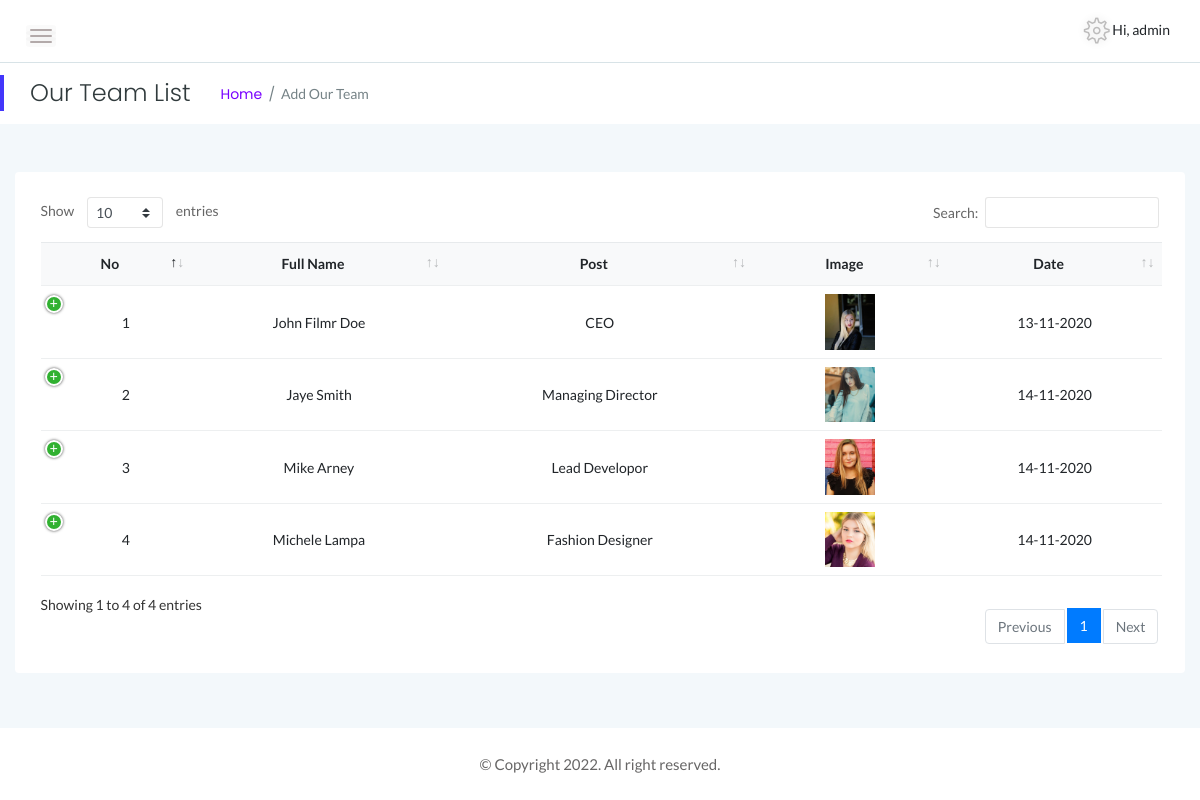
Page /admin/ourteam_view.php (signed in) on the committed database.
### tables this page shows
CREATE TABLE `ourteams` (
  `ab_id` int(50) NOT NULL,
  `ab_fnm` varchar(255) NOT NULL,
  `ab_post` varchar(255) NOT NULL,
  `ab_flink` varchar(255) NOT NULL,
  `ab_tlink` varchar(255) NOT NULL,
  `ab_inlink` varchar(255) NOT NULL,
  `ab_img` longtext NOT NULL,
  `ab_time` bigint(50) NOT NULL,
  `ab_status` int(1) NOT NULL DEFAULT 1
);

### admin/ourteam_view.php (the view, shortened to what this page needs)
<?php
        include("include/header.php");
?>
            <div class="page-title-area">
                <div class="row align-items-center">
                    <div class="col-sm-6">
                        <div class="breadcrumbs-area clearfix">
                            <h4 class="page-title pull-left">Our Team List</h4>
                            <ul class="breadcrumbs pull-left">
                                <li><a href="index.php">Home</a></li>
                                <li><span>Add Our Team</span></li>
                            </ul>
                        </div>
                    </div>
                </div>
            </div>
            <div class="main-content-inner">
                <div class="row">
                    <div class="col-12 mt-5">
                        <div class="card">
                            <div class="card-body">
                                <div class="data-tables">
                                    <table id="dataTable" class="text-center">
                                        <thead class="bg-light text-capitalize">
                                            <tr>
                                                <th>No</th>
                                                <th>Full Name</th>
                                                <th>Post</th>
                                                <th>Image</th>
                                                <th>Date</th>
                                            </tr>
                                        </thead>
                                        <tbody>
                                            <?php
                                                $q= "select * from ourteams";
                                                $res = mysqli_query($link,$q);
                                                $co = 1;
                                                while($row = mysqli_fetch_assoc($res))
                                                {
                                                    echo '<tr>
                                                            <td>'.$co.'</td>
                                                            <td>'.$row['ab_fnm'].'</td>
                                                            <td>'.$row['ab_post'].'</td>
                                                            <td><img src="../upload/ourteam/'.$row['ab_img'].'" width="50"></td>
                                                            <td>'.date('d-m-Y',$row['ab_time']).'</td>
                                                            <td>
                                                                <a href="ourteam_edit.php?id='.$row['ab_id'].'" class="btn btn-success btn-xs">Edit</a>
                                                                <a href="ourteam_delete.php?id='.$row['ab_id'].'" class="btn btn-danger btn-xs"
                                                                onclick="return confirm(\'Do you have really Delete this item?\');">Delete</a>
                                                            </td>
                                                        </tr>';
                                                        $co++;
                                                }
                                            ?>
                                        </tbody>
                                    </table>
                                </div>
                            </div>
                        </div>
                    </div>
                </div>
            </div>
        </div>
 <?php
        include("include/footer.php");
 ?>

### admin/include/header.php (shortened to what this page needs)
<!doctype html>
<html class="no-js" lang="en">
<head>
    <link rel="stylesheet" href="assets/css/bootstrap.min.css">
    <link rel="stylesheet" href="assets/css/font-awesome.min.css">
    <link rel="stylesheet" href="assets/css/themify-icons.css">
    <link rel="stylesheet" href="assets/css/metisMenu.css">
    <link rel="stylesheet" href="assets/css/owl.carousel.min.css">
    <link rel="stylesheet" href="assets/css/slicknav.min.css">
    <link rel="stylesheet" type="text/css" href="assets/datatables/jquery.dataTables.css">
    <link rel="stylesheet" type="text/css" href="assets/datatables/dataTables.bootstrap4.min.css">
    <link rel="stylesheet" type="text/css" href="assets/datatables/responsive.bootstrap.min.css">
    <link rel="stylesheet" type="text/css" href="assets/datatables/responsive.jqueryui.min.css">
    <link rel="stylesheet" href="assets/css/typography.css">
    <link rel="stylesheet" href="assets/css/default-css.css">
    <link rel="stylesheet" href="assets/css/styles.css">
    <link rel="stylesheet" href="assets/css/responsive.css">
</head>
<body>
    <div class="page-container">
        <div class="main-content">
            <div class="header-area">
                <div class="row align-items-center">
                    <div class="col-md-6 col-sm-8 clearfix">
                        <div class="nav-btn pull-left">
                            <span></span>
                            <span></span>
                            <span></span>
                        </div>
                    </div>
                    <div class="col-md-6 col-sm-4 clearfix">
                        <ul class="notification-area pull-right">
                            <li class="dropdown">
                                <i class="ti-settings dropdown-toggle" data-toggle="dropdown" id="dropdownMenuLink"></i>
                                 Hi, <?php echo $_SESSION['admin']['unm']; ?>
                            </li>
                        </ul>
                    </div>
                </div>
            </div>

### admin/include/footer.php (shortened to what this page needs)
 <footer>
            <div class="footer-area">
                <p>© Copyright 2022. All right reserved.</p>
            </div>
        </footer>
    </div>
</body>
</html>

### admin/assets/css/styles.css (style rules this page uses)
.page-container { width: 100%; height: 100%; min-height: 100vh; padding-left: 280px; -webkit-transition: padding-left 0.3s ease 0s; transition: padding-left 0.3s ease 0s; }
.sbar_collapsed.page-container { padding-left: 0; }
.card { border: none; border-radius: 4px; background-color: #fff; -webkit-transition: all 0.3s ease 0s; transition: all 0.3s ease 0s; }
.card-body { padding: 25.6px; padding: 1.6rem; }
.main-content { width: 100%; background: #F3F8FB; }
.main-content-inner { padding: 0 30px 50px; }
.header-area { padding: 15px 30px; background: #fff; border-bottom: 1px solid #d8e3e7; }
.nav-btn { margin: 10px 30px 0 0; cursor: pointer; }
.nav-btn span { display: block; width: 22px; height: 2px; background: #b3aaaa; margin: 4px 0; border-radius: 15px; -webkit-transition: all 0.3s ease 0s; transition: all 0.3s ease 0s; box-shadow: 0 0 0 4px rgba(99, 96, 96, 0.03); }
.nav-btn span:nth-child(2) { opacity: 0; }
.nav-btn span:first-child { -webkit-transform: rotate(45deg)translate(5px, 5px); transform: rotate(45deg)translate(5px, 5px); }
.nav-btn span:last-child { -webkit-transform: rotate(-45deg)translate(3px, -3px); transform: rotate(-45deg)translate(3px, -3px); }
.sbar_collapsed .nav-btn span { transform: none; opacity: 1; }
.notification-area { -webkit-user-select: none; -moz-user-select: none; -ms-user-select: none; user-select: none; position: relative; z-index: 1; }
.notification-area li { display: inline-block; margin-left: 20px; cursor: pointer; -webkit-user-select: none; -moz-user-select: none; -ms-user-select: none; user-select: none; }
.notification-area li>i { font-size: 26px; color: #bdbcbc; vertical-align: middle; text-shadow: 0 0 8px rgba(0, 0, 0, 0.12); -webkit-transition: color 0.3s ease 0s; transition: color 0.3s ease 0s; }
.page-title-area { padding: 16px 30px; background: #fff; position: relative; }
.page-title-area:before { content: ''; position: absolute; left: 0; top: 50%; width: 4px; height: 36px; background: var(--primary-color); -webkit-transform: translateY(-50%); transform: translateY(-50%); }
.page-title { font-size: 24px; font-weight: 300; color: #313b3d; letter-spacing: 0; margin-right: 30px; }
ul.breadcrumbs { margin-top: 4px; }
.breadcrumbs li { display: inline-block; }
.breadcrumbs li a, .breadcrumbs li span { display: block; font-size: 14px; font-weight: 400; color: #7801ff; letter-spacing: 0; margin-right: 16px; position: relative; }
.breadcrumbs li a:before { content: '/'; color: #768387; position: absolute; right: -13px; top: 0; }
.breadcrumbs li span { margin-right: 0; color: #768387; text-transform: capitalize; }
.notification-area .dropdown-toggle, .user-name.dropdown-toggle { position: relative; }
.notification-area .dropdown-toggle:after, .user-name.dropdown-toggle:after { display: none; }
.footer-area { text-align: center; padding: 23px 0 19px; background: #fff; }
.footer-area p { color: #676666; margin-bottom: 0; }
table tr th { border-bottom: none; }
table tr th, table tr td { border-top: 1px solid rgba(120, 130, 140, 0.13) !important; }
table.dataTable.no-footer { border-bottom: 1px solid rgba(120, 130, 140, 0.13) !important; }
table.dataTable thead th, table.dataTable thead td { border-bottom-color: transparent; }

### rows in the picture
ourteams: ab_fnm "John Filmr Doe", ab_post "CEO", ab_img (picture), ab_time "13-11-2020"
ourteams: ab_fnm "Jaye Smith", ab_post "Managing Director", ab_img (picture), ab_time "14-11-2020"
ourteams: ab_fnm "Mike Arney", ab_post "Lead Developor", ab_img (picture), ab_time "14-11-2020"
ourteams: ab_fnm "Michele Lampa", ab_post "Fashion Designer", ab_img (picture), ab_time "14-11-2020"

### other values in the picture
$_SESSION['admin']['unm'] "admin"
